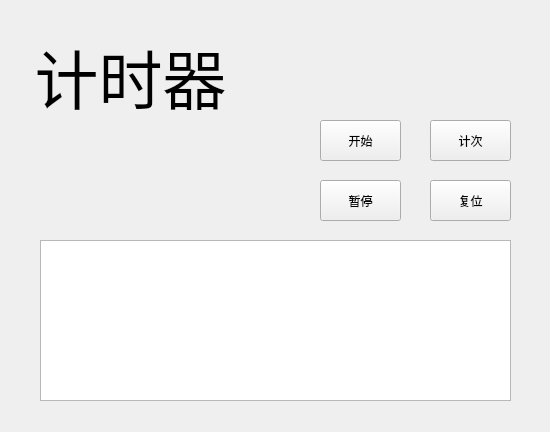
<?xml version="1.0" encoding="UTF-8"?>
<ui version="4.0">
 <class>sec_clock</class>
 <widget class="QWidget" name="sec_clock">
  <property name="geometry">
   <rect>
    <x>0</x>
    <y>0</y>
    <width>550</width>
    <height>432</height>
   </rect>
  </property>
  <property name="minimumSize">
   <size>
    <width>550</width>
    <height>432</height>
   </size>
  </property>
  <property name="maximumSize">
   <size>
    <width>550</width>
    <height>432</height>
   </size>
  </property>
  <property name="windowTitle">
   <string>Form</string>
  </property>
  <widget class="QPushButton" name="start">
   <property name="geometry">
    <rect>
     <x>320</x>
     <y>120</y>
     <width>81</width>
     <height>41</height>
    </rect>
   </property>
   <property name="styleSheet">
    <string notr="true">
font: 22pt &quot;幼圆&quot;;</string>
   </property>
   <property name="text">
    <string>开始</string>
   </property>
  </widget>
  <widget class="QPushButton" name="pause">
   <property name="geometry">
    <rect>
     <x>320</x>
     <y>180</y>
     <width>81</width>
     <height>41</height>
    </rect>
   </property>
   <property name="styleSheet">
    <string notr="true">
font: 22pt &quot;幼圆&quot;;</string>
   </property>
   <property name="text">
    <string>暂停</string>
   </property>
  </widget>
  <widget class="QPushButton" name="clear">
   <property name="geometry">
    <rect>
     <x>430</x>
     <y>180</y>
     <width>81</width>
     <height>41</height>
    </rect>
   </property>
   <property name="styleSheet">
    <string notr="true">
font: 22pt &quot;幼圆&quot;;</string>
   </property>
   <property name="text">
    <string>复位</string>
   </property>
  </widget>
  <widget class="QPushButton" name="setpoint">
   <property name="geometry">
    <rect>
     <x>430</x>
     <y>120</y>
     <width>81</width>
     <height>41</height>
    </rect>
   </property>
   <property name="styleSheet">
    <string notr="true">
font: 22pt &quot;幼圆&quot;;</string>
   </property>
   <property name="text">
    <string>计次</string>
   </property>
  </widget>
  <widget class="QTextBrowser" name="showpoints">
   <property name="geometry">
    <rect>
     <x>40</x>
     <y>240</y>
     <width>471</width>
     <height>161</height>
    </rect>
   </property>
  </widget>
  <widget class="QLabel" name="showtime">
   <property name="geometry">
    <rect>
     <x>40</x>
     <y>130</y>
     <width>251</width>
     <height>81</height>
    </rect>
   </property>
   <property name="font">
    <font>
     <pointsize>30</pointsize>
    </font>
   </property>
   <property name="text">
    <string/>
   </property>
   <property name="alignment">
    <set>Qt::AlignCenter</set>
   </property>
  </widget>
  <widget class="QLabel" name="curtime">
   <property name="geometry">
    <rect>
     <x>260</x>
     <y>40</y>
     <width>271</width>
     <height>51</height>
    </rect>
   </property>
   <property name="font">
    <font>
     <pointsize>15</pointsize>
    </font>
   </property>
   <property name="text">
    <string/>
   </property>
   <property name="alignment">
    <set>Qt::AlignCenter</set>
   </property>
  </widget>
  <widget class="QLabel" name="label">
   <property name="geometry">
    <rect>
     <x>0</x>
     <y>30</y>
     <width>261</width>
     <height>91</height>
    </rect>
   </property>
   <property name="font">
    <font>
     <family>华文彩云</family>
     <pointsize>48</pointsize>
     <italic>false</italic>
     <bold>false</bold>
    </font>
   </property>
   <property name="styleSheet">
    <string notr="true">font: 48pt &quot;华文彩云&quot;;</string>
   </property>
   <property name="text">
    <string>计时器</string>
   </property>
   <property name="alignment">
    <set>Qt::AlignCenter</set>
   </property>
  </widget>
 </widget>
 <resources/>
 <connections/>
</ui>
